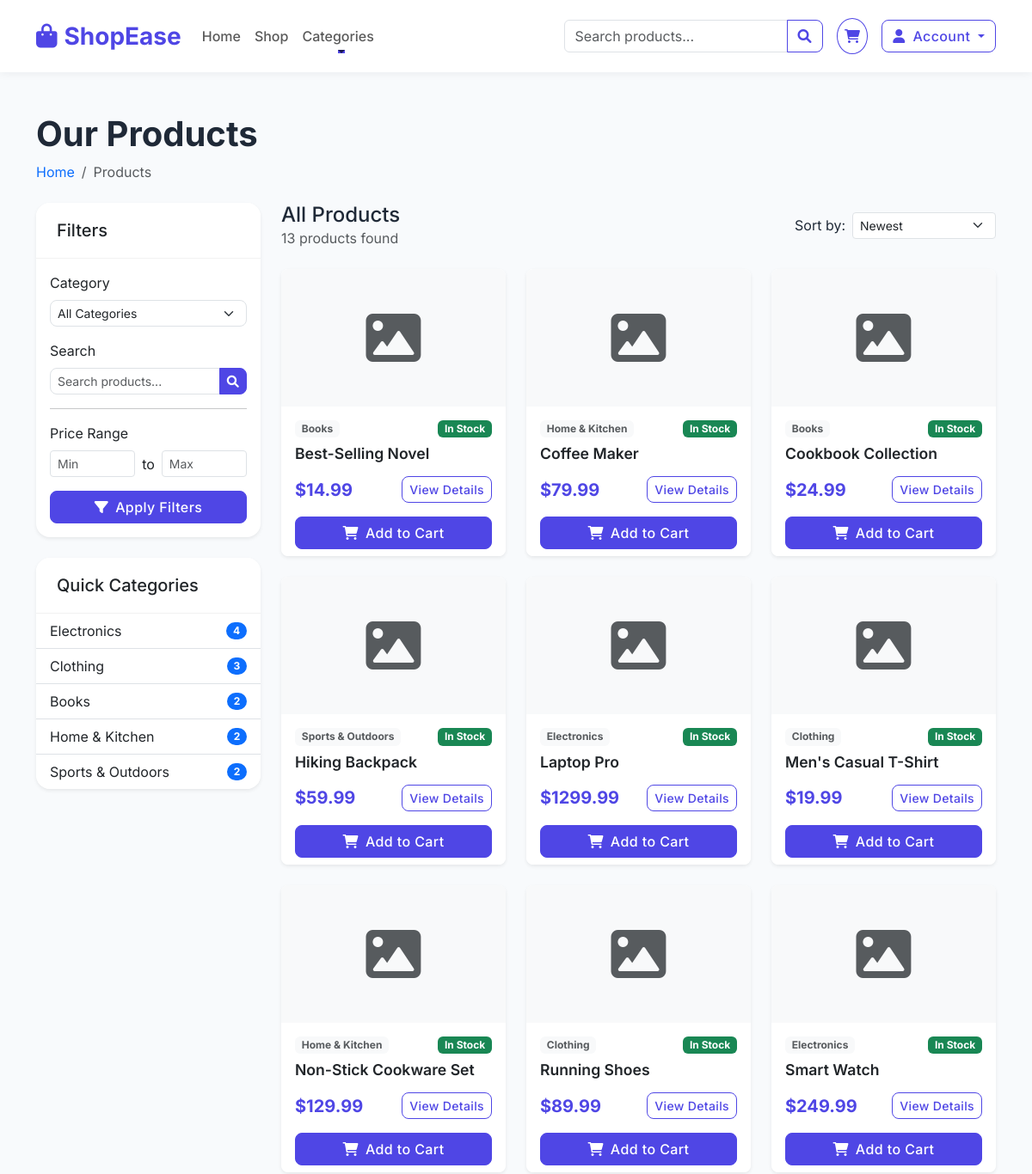
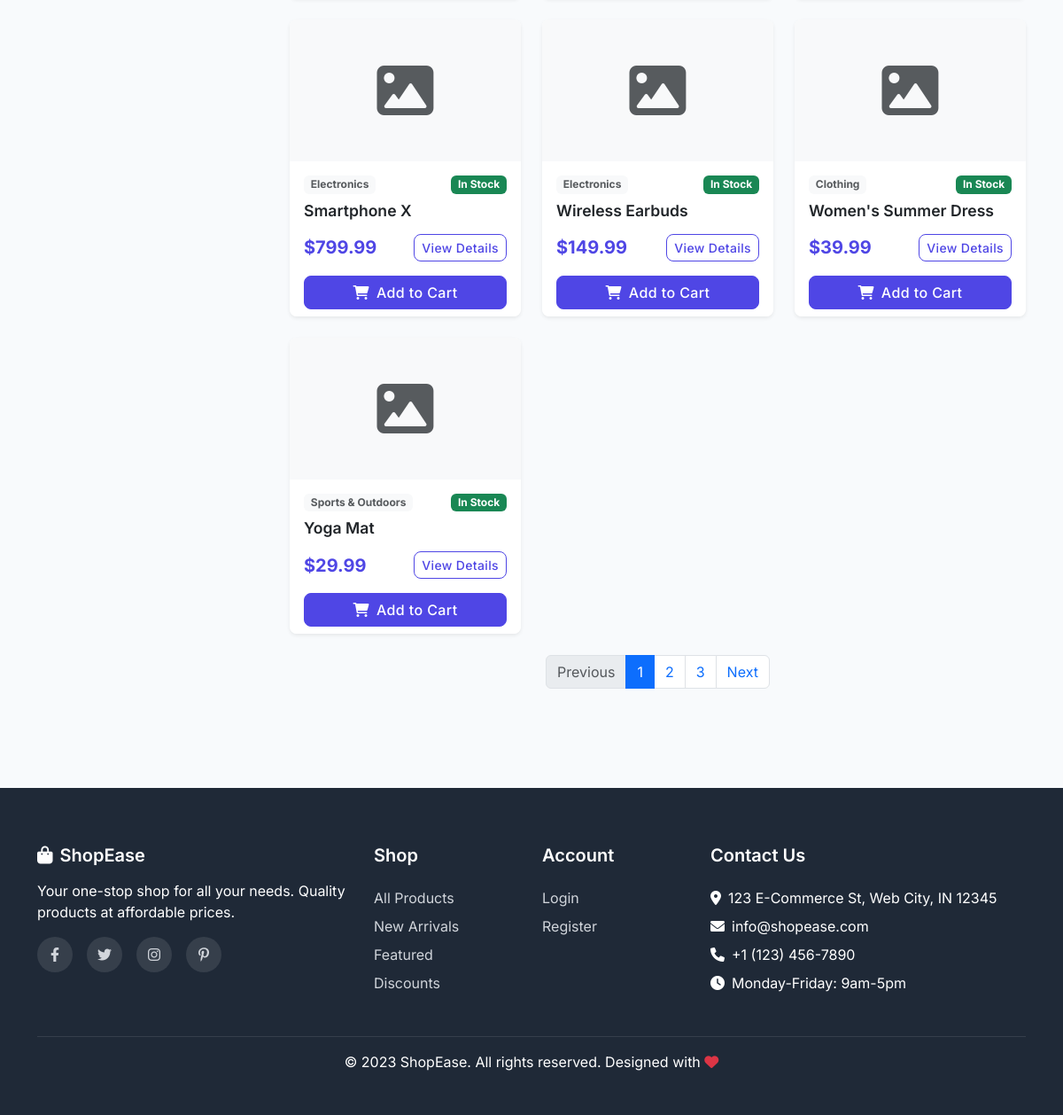
Screenshot of /products/ with the database file from the repository (2 pictures, top to bottom).
### store/models.py (models this page shows, shortened)
class Category(models.Model):
    name = models.CharField(max_length=100)
    slug = models.SlugField(max_length=100, unique=True)
    description = models.TextField(blank=True)
    image = models.ImageField(upload_to='categories', blank=True)
    class Meta:
        verbose_name_plural = 'categories'

class Product(models.Model):
    name = models.CharField(max_length=200)
    slug = models.SlugField(max_length=200, unique=True)
    description = models.TextField()
    price = models.DecimalField(max_digits=10, decimal_places=2)
    image = models.ImageField(upload_to='products')
    stock = models.PositiveIntegerField(default=1)
    available = models.BooleanField(default=True)
    created = models.DateTimeField(auto_now_add=True)
    updated = models.DateTimeField(auto_now=True)
    category = models.ForeignKey(Category, on_delete=models.CASCADE, related_name='products')
    class Meta:
        ordering = ('name',)

### store/views.py (the view)
# urls.py: path('products/', views.product_list, name='product_list'),
def product_list(request):
    category_slug = request.GET.get('category')
    search_query = request.GET.get('q')
    products = Product.objects.filter(available=True)
    categories = Category.objects.all()
    if category_slug:
        category = get_object_or_404(Category, slug=category_slug)
        products = products.filter(category=category)
    if search_query:
        products = products.filter(
            Q(name__icontains=search_query) |
            Q(description__icontains=search_query)
        )
    context = {
        'products': products,
        'categories': categories,
    }
    return render(request, 'store/product_list.html', context)

### templates/store/product_list.html (shortened to what this page needs)
{% extends 'base.html' %}
{% block content %}
<div class="mb-4" data-aos="fade-up">
    <h1 class="fw-bold">Our Products</h1>
    <nav aria-label="breadcrumb">
        <ol class="breadcrumb">
            <li class="breadcrumb-item"><a href="{% url 'home' %}" class="text-decoration-none">Home</a></li>
            <li class="breadcrumb-item active" aria-current="page">Products</li>
        </ol>
    </nav>
</div>
<div class="row">
    <div class="col-lg-3 mb-4">
        <div class="card border-0 shadow-sm rounded-4" data-aos="fade-right">
            <div class="card-header bg-white">
                <h5 class="mb-0">Filters</h5>
            </div>
            <div class="card-body">
                <form method="GET" action="{% url 'product_list' %}">
                    <div class="mb-3">
                        <label for="category" class="form-label">Category</label>
                        <select class="form-select form-select-sm rounded-3" name="category" id="category">
                            <option value="">All Categories</option>
                        </select>
                    </div>
                    <div class="mb-3">
                        <label for="q" class="form-label">Search</label>
                        <div class="input-group input-group-sm">
                            <input type="text" class="form-control rounded-start-3" id="q" name="q" value="{{ request.GET.q }}" placeholder="Search products...">
                            <button class="btn btn-primary rounded-end-3" type="submit">
                                <i class="fas fa-search"></i>
                            </button>
                        </div>
                    </div>
                    <hr>
                    <div class="mb-3">
                        <label class="form-label">Price Range</label>
                        <div class="d-flex align-items-center gap-2">
                            <input type="number" class="form-control form-control-sm" placeholder="Min" min="0">
                            <span>to</span>
                            <input type="number" class="form-control form-control-sm" placeholder="Max" min="0">
                        </div>
                    </div>
                    <div class="d-grid">
                        <button type="submit" class="btn btn-primary">
                            <i class="fas fa-filter me-2"></i>Apply Filters
                        </button>
                    </div>
                </form>
            </div>
        </div>
        <div class="card border-0 shadow-sm rounded-4 mt-4" data-aos="fade-right" data-aos-delay="100">
            <div class="card-header bg-white">
                <h5 class="mb-0">Quick Categories</h5>
            </div>
            <div class="card-body p-0">
                <div class="list-group list-group-flush rounded-bottom-4">
                    {% for category in categories %}
                    <a href="{% url 'category_detail' category.slug %}" class="list-group-item list-group-item-action d-flex justify-content-between align-items-center">
                        {{ category.name }}
                        <span class="badge bg-primary rounded-pill">
                            {{ category.products.count }}
                        </span>
                    </a>
                    {% endfor %}
                </div>
            </div>
        </div>
    </div>
    <div class="col-lg-9">
        <div class="d-flex justify-content-between align-items-center mb-4" data-aos="fade-up">
            <div>
                <h4 class="mb-0">All Products</h4>
                <p class="text-muted mb-0">{{ products.count }} products found</p>
            </div>
            <div class="d-flex align-items-center">
                <label for="sort" class="me-2 text-nowrap">Sort by:</label>
                <select class="form-select form-select-sm" id="sort">
                    <option>Newest</option>
                </select>
            </div>
        </div>
        <div class="row row-cols-1 row-cols-md-3 g-4">
            {% for product in products %}
            <div class="col" data-aos="fade-up" data-aos-delay="{{ forloop.counter|add:'50' }}">
                <div class="card h-100 product-card border-0 shadow-sm">
                    <div class="position-absolute top-0 end-0 p-3">
                    </div>
                    {% if product.image %}
                    <img src="{{ product.image.url }}" class="card-img-top" alt="{{ product.name }}">
                    {% else %}
                    <div class="bg-light text-center py-5">
                        <i class="fas fa-image fa-4x text-muted"></i>
                    </div>
                    {% endif %}
                    <div class="card-body">
                        <div class="d-flex justify-content-between align-items-center mb-2">
                            <span class="badge bg-light text-muted">{{ product.category.name }}</span>
                            {% if product.stock > 0 %}
                            <span class="badge bg-success">In Stock</span>
                            {% else %}
                            <span class="badge bg-danger">Out of Stock</span>
                            {% endif %}
                        </div>
                        <h5 class="card-title">{{ product.name }}</h5>
                        <div class="d-flex justify-content-between align-items-center mt-3">
                            <span class="product-price">${{ product.price }}</span>
                            <a href="{% url 'product_detail' product.slug %}" class="btn btn-sm btn-outline-primary">
                                View Details
                            </a>
                        </div>
                    </div>
                    <div class="card-footer bg-white border-0 pt-0">
                        <div class="d-grid">
                            <a href="{% url 'add_to_cart' product.id %}" class="btn btn-primary">
                                <i class="fas fa-shopping-cart me-2"></i>Add to Cart
                            </a>
                        </div>
                    </div>
                </div>
            </div>
            {% endfor %}
        </div>
        {% if products.count > 12 %}
        <nav aria-label="Page navigation" class="mt-4" data-aos="fade-up">
            <ul class="pagination justify-content-center">
                <li class="page-item disabled">
                    <a class="page-link" href="#" tabindex="-1" aria-disabled="true">Previous</a>
                </li>
                <li class="page-item active"><a class="page-link" href="#">1</a></li>
                <li class="page-item"><a class="page-link" href="#">2</a></li>
                <li class="page-item"><a class="page-link" href="#">3</a></li>
                <li class="page-item">
                    <a class="page-link" href="#">Next</a>
                </li>
            </ul>
        </nav>
        {% endif %}
    </div>
</div>
{% endblock %}

### templates/base.html (shortened to what this page needs)
<!DOCTYPE html>
<html lang="en">
<head>
    <link href="https://cdn.jsdelivr.net/npm/bootstrap@5.3.0/dist/css/bootstrap.min.css" rel="stylesheet">
    <link rel="stylesheet" href="https://cdnjs.cloudflare.com/ajax/libs/font-awesome/6.0.0/css/all.min.css">
    <link rel="stylesheet" href="https://unpkg.com/aos@next/dist/aos.css" />
    <link rel="stylesheet" href="/static/css/style.css">
</head>
<body>
    <header>
        <nav class="navbar navbar-expand-lg navbar-light bg-white py-3">
            <div class="container">
                <a class="navbar-brand" href="{% url 'home' %}">
                    <i class="fas fa-shopping-bag me-2"></i>ShopEase
                </a>
                <div class="collapse navbar-collapse" id="navbarNav">
                    <ul class="navbar-nav me-auto mb-2 mb-lg-0">
                        <li class="nav-item">
                            <a class="nav-link" href="{% url 'home' %}">Home</a>
                        </li>
                        <li class="nav-item">
                            <a class="nav-link" href="{% url 'product_list' %}">Shop</a>
                        </li>
                        <li class="nav-item dropdown">
                            <a class="nav-link dropdown-toggle" href="#" id="categoriesDropdown" role="button"
                               data-bs-toggle="dropdown" aria-expanded="false">
                                Categories
                            </a>
                        </li>
                    </ul>
                    <form class="d-flex me-3" action="{% url 'product_list' %}" method="GET">
                        <div class="input-group">
                            <input class="form-control" type="search" name="q" value="{{ request.GET.q }}" placeholder="Search products..." aria-label="Search">
                            <button class="btn btn-outline-primary" type="submit">
                                <i class="fas fa-search"></i>
                            </button>
                        </div>
                    </form>
                    <div class="d-flex align-items-center">
                        <div class="position-relative me-3">
                            <a class="btn btn-outline-primary rounded-circle p-2" href="{% url 'cart' %}"
                               data-bs-toggle="tooltip" data-bs-title="View Cart">
                                <i class="fas fa-shopping-cart"></i>
                            </a>
                        </div>
                        <div class="dropdown">
                            <button class="btn {% if user.is_authenticated %}btn-primary{% else %}btn-outline-primary{% endif %} dropdown-toggle" type="button" id="userDropdown"
                                data-bs-toggle="dropdown" aria-expanded="false">
                                <i class="fas fa-user me-1"></i>
                                {% if user.is_authenticated %}
                                {{ user.username }}
                                {% else %}
                                Account
                                {% endif %}
                            </button>
                        </div>
                    </div>
                </div>
            </div>
        </nav>
    </header>
    <main class="py-5">
        <div class="container">
            {% block content %}{% endblock %}
        </div>
    </main>
    <footer class="footer mt-5">
        <div class="container">
            <div class="row">
                <div class="col-md-4 mb-4 mb-md-0">
                    <h5 class="mb-3 d-flex align-items-center">
                        <i class="fas fa-shopping-bag me-2"></i> ShopEase
                    </h5>
                    <p class="mb-3">Your one-stop shop for all your needs. Quality products at affordable prices.</p>
                    <div class="social-icons">
                        <a href="#" aria-label="Facebook"><i class="fab fa-facebook-f"></i></a>
                        <a href="#" aria-label="Twitter"><i class="fab fa-twitter"></i></a>
                        <a href="#" aria-label="Instagram"><i class="fab fa-instagram"></i></a>
                        <a href="#" aria-label="Pinterest"><i class="fab fa-pinterest-p"></i></a>
                    </div>
                </div>
                <div class="col-md-2 col-6 mb-4 mb-md-0">
                    <h5>Shop</h5>
                    <ul class="list-unstyled">
                        <li class="mb-2"><a href="{% url 'product_list' %}">All Products</a></li>
                        <li class="mb-2"><a href="#">New Arrivals</a></li>
                        <li class="mb-2"><a href="#">Featured</a></li>
                        <li class="mb-2"><a href="#">Discounts</a></li>
                    </ul>
                </div>
                <div class="col-md-2 col-6 mb-4 mb-md-0">
                    <h5>Account</h5>
                    <ul class="list-unstyled">
                        {% if user.is_authenticated %}
                        <li class="mb-2"><a href="{% url 'profile' %}">My Account</a></li>
                        <li class="mb-2"><a href="{% url 'wishlist' %}">Wishlist</a></li>
                        <li class="mb-2"><a href="{% url 'order_history' %}">Order History</a></li>
                        <li class="mb-2"><a href="{% url 'logout' %}">Logout</a></li>
                        {% else %}
                        <li class="mb-2"><a href="{% url 'login' %}">Login</a></li>
                        <li class="mb-2"><a href="{% url 'register' %}">Register</a></li>
                        {% endif %}
                    </ul>
                </div>
                <div class="col-md-4">
                    <h5>Contact Us</h5>
                    <ul class="list-unstyled">
                        <li class="mb-2"><i class="fas fa-map-marker-alt me-2"></i>123 E-Commerce St, Web City, IN 12345</li>
                        <li class="mb-2"><i class="fas fa-envelope me-2"></i>info@shopease.com</li>
                        <li class="mb-2"><i class="fas fa-phone me-2"></i>+1 (123) 456-7890</li>
                        <li class="mb-2"><i class="fas fa-clock me-2"></i>Monday-Friday: 9am-5pm</li>
                    </ul>
                </div>
            </div>
            <div class="footer-bottom text-center py-3">
                <p class="mb-0">&copy; 2023 ShopEase. All rights reserved. Designed with <i class="fas fa-heart text-danger"></i></p>
            </div>
        </div>
    </footer>
</body>
</html>

### rows the page displays
Category: name "Electronics", products.count "4"
Category: name "Clothing", products.count "3"
Category: name "Books", products.count "2"
Category: name "Home & Kitchen", products.count "2"
Category: name "Sports & Outdoors", products.count "2"
Product: category.name "Books", stock "In Stock", name "Best-Selling Novel", price "14.99"
Product: category.name "Home & Kitchen", stock "In Stock", name "Coffee Maker", price "79.99"
Product: category.name "Books", stock "In Stock", name "Cookbook Collection", price "24.99"
Product: category.name "Sports & Outdoors", stock "In Stock", name "Hiking Backpack", price "59.99"
Product: category.name "Electronics", stock "In Stock", name "Laptop Pro", price "1299.99"
Product: category.name "Clothing", stock "In Stock", name "Men's Casual T-Shirt", price "19.99"
Product: category.name "Home & Kitchen", stock "In Stock", name "Non-Stick Cookware Set", price "129.99"
Product: category.name "Clothing", stock "In Stock", name "Running Shoes", price "89.99"
Product: category.name "Electronics", stock "In Stock", name "Smart Watch", price "249.99"
Product: category.name "Electronics", stock "In Stock", name "Smartphone X", price "799.99"
Product: category.name "Electronics", stock "In Stock", name "Wireless Earbuds", price "149.99"
Product: category.name "Clothing", stock "In Stock", name "Women's Summer Dress", price "39.99"
Product: category.name "Sports & Outdoors", stock "In Stock", name "Yoga Mat", price "29.99"

### other values shown
{{ products.count }} "13"
